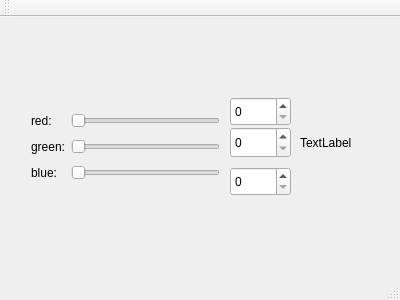
<?xml version="1.0" encoding="UTF-8"?>
<ui version="4.0">
 <class>MainWindow</class>
 <widget class="QMainWindow" name="MainWindow">
  <property name="geometry">
   <rect>
    <x>0</x>
    <y>0</y>
    <width>400</width>
    <height>300</height>
   </rect>
  </property>
  <property name="windowTitle">
   <string>MainWindow</string>
  </property>
  <widget class="QWidget" name="centralWidget">
   <widget class="QWidget" name="gridLayoutWidget">
    <property name="geometry">
     <rect>
      <x>20</x>
      <y>80</y>
      <width>211</width>
      <height>101</height>
     </rect>
    </property>
    <layout class="QGridLayout" name="gridLayout">
     <item row="1" column="1">
      <widget class="QSlider" name="horizontalSliderRed">
       <property name="orientation">
        <enum>Qt::Horizontal</enum>
       </property>
      </widget>
     </item>
     <item row="3" column="0">
      <widget class="QLabel" name="labelBlue">
       <property name="text">
        <string>blue:</string>
       </property>
      </widget>
     </item>
     <item row="1" column="0">
      <widget class="QLabel" name="labelRed">
       <property name="text">
        <string>red:</string>
       </property>
      </widget>
     </item>
     <item row="3" column="1">
      <widget class="QSlider" name="horizontalSliderBlue">
       <property name="orientation">
        <enum>Qt::Horizontal</enum>
       </property>
       <property name="tickPosition">
        <enum>QSlider::NoTicks</enum>
       </property>
      </widget>
     </item>
     <item row="2" column="1">
      <widget class="QSlider" name="horizontalSliderGreen">
       <property name="orientation">
        <enum>Qt::Horizontal</enum>
       </property>
      </widget>
     </item>
     <item row="2" column="0">
      <widget class="QLabel" name="labelGreen">
       <property name="text">
        <string>green:</string>
       </property>
      </widget>
     </item>
    </layout>
   </widget>
   <widget class="QLabel" name="colorLabel">
    <property name="geometry">
     <rect>
      <x>300</x>
      <y>100</y>
      <width>62</width>
      <height>51</height>
     </rect>
    </property>
    <property name="text">
     <string>TextLabel</string>
    </property>
   </widget>
   <widget class="QSpinBox" name="spinBoxRed">
    <property name="geometry">
     <rect>
      <x>230</x>
      <y>80</y>
      <width>61</width>
      <height>29</height>
     </rect>
    </property>
   </widget>
   <widget class="QSpinBox" name="spinBoxGreen">
    <property name="geometry">
     <rect>
      <x>230</x>
      <y>110</y>
      <width>61</width>
      <height>31</height>
     </rect>
    </property>
   </widget>
   <widget class="QSpinBox" name="spinBoxBlue">
    <property name="geometry">
     <rect>
      <x>230</x>
      <y>150</y>
      <width>61</width>
      <height>29</height>
     </rect>
    </property>
   </widget>
  </widget>
  <widget class="QMenuBar" name="menuBar">
   <property name="geometry">
    <rect>
     <x>0</x>
     <y>0</y>
     <width>400</width>
     <height>25</height>
    </rect>
   </property>
  </widget>
  <widget class="QToolBar" name="mainToolBar">
   <attribute name="toolBarArea">
    <enum>TopToolBarArea</enum>
   </attribute>
   <attribute name="toolBarBreak">
    <bool>false</bool>
   </attribute>
  </widget>
  <widget class="QStatusBar" name="statusBar"/>
 </widget>
 <layoutdefault spacing="6" margin="11"/>
 <resources/>
 <connections>
  <connection>
   <sender>spinBoxRed</sender>
   <signal>valueChanged(int)</signal>
   <receiver>horizontalSliderRed</receiver>
   <slot>setValue(int)</slot>
   <hints>
    <hint type="sourcelabel">
     <x>250</x>
     <y>138</y>
    </hint>
    <hint type="destinationlabel">
     <x>147</x>
     <y>144</y>
    </hint>
   </hints>
  </connection>
  <connection>
   <sender>spinBoxGreen</sender>
   <signal>valueChanged(int)</signal>
   <receiver>horizontalSliderGreen</receiver>
   <slot>setValue(int)</slot>
   <hints>
    <hint type="sourcelabel">
     <x>244</x>
     <y>177</y>
    </hint>
    <hint type="destinationlabel">
     <x>179</x>
     <y>174</y>
    </hint>
   </hints>
  </connection>
  <connection>
   <sender>spinBoxBlue</sender>
   <signal>valueChanged(int)</signal>
   <receiver>horizontalSliderBlue</receiver>
   <slot>setValue(int)</slot>
   <hints>
    <hint type="sourcelabel">
     <x>236</x>
     <y>205</y>
    </hint>
    <hint type="destinationlabel">
     <x>203</x>
     <y>207</y>
    </hint>
   </hints>
  </connection>
  <connection>
   <sender>horizontalSliderRed</sender>
   <signal>valueChanged(int)</signal>
   <receiver>spinBoxRed</receiver>
   <slot>setValue(int)</slot>
   <hints>
    <hint type="sourcelabel">
     <x>111</x>
     <y>134</y>
    </hint>
    <hint type="destinationlabel">
     <x>256</x>
     <y>125</y>
    </hint>
   </hints>
  </connection>
  <connection>
   <sender>horizontalSliderGreen</sender>
   <signal>valueChanged(int)</signal>
   <receiver>spinBoxGreen</receiver>
   <slot>setValue(int)</slot>
   <hints>
    <hint type="sourcelabel">
     <x>101</x>
     <y>175</y>
    </hint>
    <hint type="destinationlabel">
     <x>278</x>
     <y>167</y>
    </hint>
   </hints>
  </connection>
  <connection>
   <sender>horizontalSliderBlue</sender>
   <signal>valueChanged(int)</signal>
   <receiver>spinBoxBlue</receiver>
   <slot>setValue(int)</slot>
   <hints>
    <hint type="sourcelabel">
     <x>82</x>
     <y>204</y>
    </hint>
    <hint type="destinationlabel">
     <x>248</x>
     <y>207</y>
    </hint>
   </hints>
  </connection>
 </connections>
</ui>
